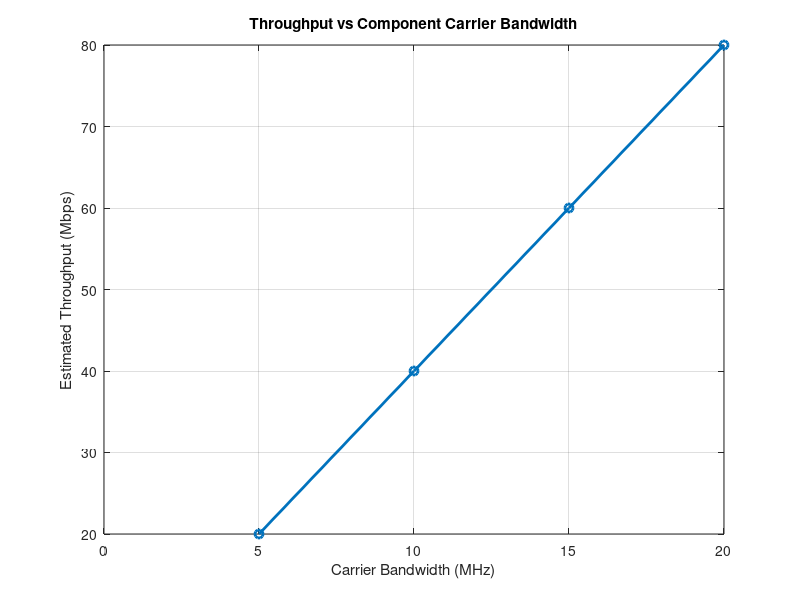

MATLAB code to generate this figure:
clc;
clear;
close all;

% Throughput vs Component Carrier Bandwidth

BW = [5 10 15 20];      % Carrier bandwidths (MHz)
SE = 4;                 % Spectral efficiency (bits/s/Hz)

% Estimated throughput
TP = BW .* SE;          % Mbps

% Display results
disp('Bandwidth (MHz)   Throughput (Mbps)');
disp([BW' TP']);

% Plot throughput
figure;
plot(BW, TP, 'o-', 'LineWidth', 2);
grid on;

xlabel('Carrier Bandwidth (MHz)');
ylabel('Estimated Throughput (Mbps)');
title('Throughput vs Component Carrier Bandwidth');
